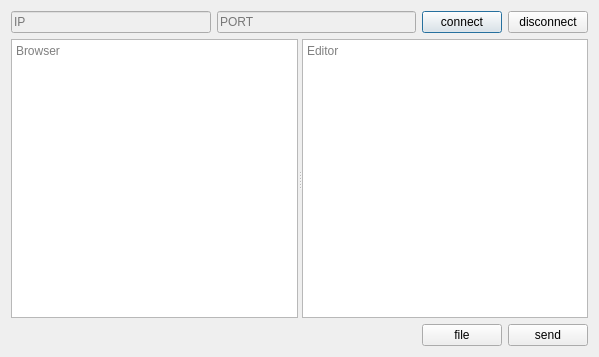
<?xml version="1.0" encoding="UTF-8"?>
<ui version="4.0">
 <class>ClientDialog</class>
 <widget class="QDialog" name="ClientDialog">
  <property name="geometry">
   <rect>
    <x>0</x>
    <y>0</y>
    <width>599</width>
    <height>357</height>
   </rect>
  </property>
  <property name="windowTitle">
   <string>Dialog</string>
  </property>
  <layout class="QVBoxLayout" name="verticalLayout">
   <item>
    <layout class="QHBoxLayout" name="horizontalLayout_2">
     <property name="sizeConstraint">
      <enum>QLayout::SetMinimumSize</enum>
     </property>
     <property name="leftMargin">
      <number>0</number>
     </property>
     <item>
      <widget class="QLineEdit" name="ipEdit">
       <property name="enabled">
        <bool>false</bool>
       </property>
       <property name="placeholderText">
        <string>IP</string>
       </property>
      </widget>
     </item>
     <item>
      <widget class="QLineEdit" name="portEdit">
       <property name="enabled">
        <bool>false</bool>
       </property>
       <property name="placeholderText">
        <string>PORT</string>
       </property>
      </widget>
     </item>
     <item>
      <widget class="QPushButton" name="connectBtn">
       <property name="text">
        <string>connect</string>
       </property>
      </widget>
     </item>
     <item>
      <widget class="QPushButton" name="disconnectBtn">
       <property name="text">
        <string>disconnect</string>
       </property>
      </widget>
     </item>
    </layout>
   </item>
   <item>
    <widget class="QSplitter" name="splitter">
     <property name="sizePolicy">
      <sizepolicy hsizetype="Expanding" vsizetype="Expanding">
       <horstretch>0</horstretch>
       <verstretch>0</verstretch>
      </sizepolicy>
     </property>
     <property name="orientation">
      <enum>Qt::Horizontal</enum>
     </property>
     <widget class="QTextBrowser" name="textBrowser">
      <property name="placeholderText">
       <string>Browser</string>
      </property>
     </widget>
     <widget class="QTextEdit" name="textEdit">
      <property name="placeholderText">
       <string>Editor</string>
      </property>
     </widget>
    </widget>
   </item>
   <item>
    <layout class="QHBoxLayout" name="horizontalLayout">
     <item>
      <spacer name="horizontalSpacer">
       <property name="orientation">
        <enum>Qt::Horizontal</enum>
       </property>
       <property name="sizeHint" stdset="0">
        <size>
         <width>40</width>
         <height>20</height>
        </size>
       </property>
      </spacer>
     </item>
     <item>
      <widget class="QPushButton" name="fileBtn">
       <property name="text">
        <string>file</string>
       </property>
      </widget>
     </item>
     <item>
      <widget class="QPushButton" name="sendBtn">
       <property name="text">
        <string>send</string>
       </property>
      </widget>
     </item>
    </layout>
   </item>
  </layout>
 </widget>
 <resources/>
 <connections/>
</ui>
